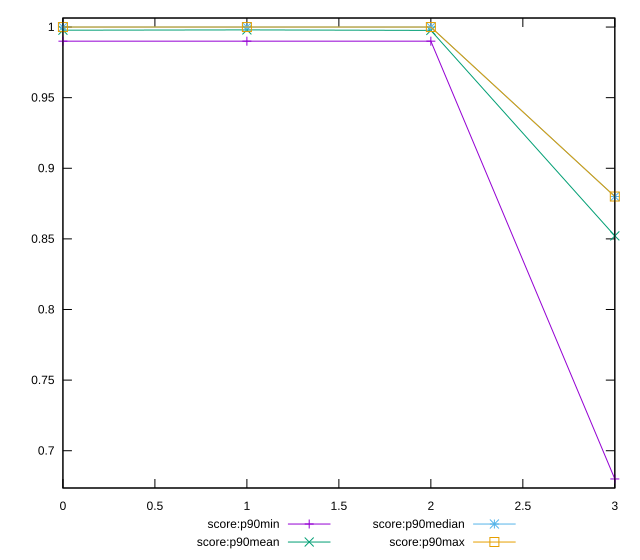

This figure's gnuplot source:
reset

$scoreP90Min <<EOF
0 0.99
1 0.99
2 0.99
3 0.68
EOF

$scoreP90Mean <<EOF
0 0.9977659574468081
1 0.9979787234042551
2 0.9976344086021504
3 0.852127659574468
EOF

$scoreP90Median <<EOF
0 1
1 1
2 1
3 0.88
EOF

$scoreP90Max <<EOF
0 1
1 1
2 1
3 0.88
EOF

set key outside below
set xrange [0:3]
set yrange [0.6736000000000001:1.0064]
set trange [0.6736000000000001:1.0064]
set terminal svg size 640, 560 enhanced background rgb 'white'
set output "report/report_00029_2021-02-24T13-36-40.390Z/first-contentful-paint/progression/score.svg"

plot $scoreP90Min title "score:p90min" with linespoints, \
     $scoreP90Mean title "score:p90mean" with linespoints, \
     $scoreP90Median title "score:p90median" with linespoints, \
     $scoreP90Max title "score:p90max" with linespoints

reset
